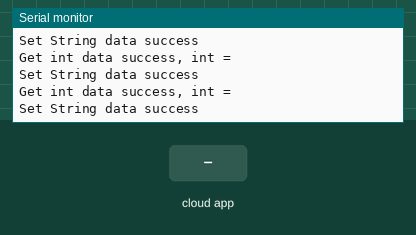
Recording of a sketch running on a simulated ESP32. On the bench: the last lines printed to the serial monitor. The test bench sets the inputs (shaded band). WiFi joins after 1.5 s; servers stay silent unless stated; the Firebase database answers and starts empty.

Above: at 2.7 s.
2.8 s: the phone or cloud app sets opentimeminute to 0
At 3.14 s:
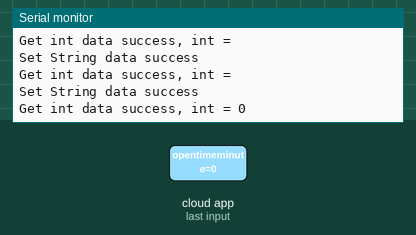
4.3 s: the phone or cloud app sets opentimeminute to 1
At 4.64 s:
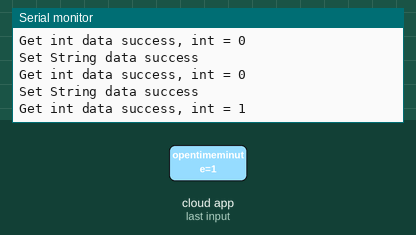

Measured:
- after the input at 2.8 s, the serial monitor: prints a new line after 0.21 s (image 1)
- after the input at 4.3 s, the serial monitor: prints a new line after 0.21 s (image 2)

The sketch:

ESP32-firebase-example.ino
```cpp
//https://github.com/mobizt/Firebase-ESP32
#include <WiFi.h>
#include <FirebaseESP32.h>

//Provide the token generation process info.
#include "addons/TokenHelper.h"

/* 1. Define the WiFi credentials */
#define WIFI_SSID "MICS_LAB"
#define WIFI_PASSWORD "nlhsmics306"

/* 2. Define the API Key */
#define API_KEY "AIzaSyCb6FUrKcXm2vlo-Rd2qUmi4B4xRifbjpA"

/* 3. Define the RTDB URL */
#define DATABASE_URL "https://security-system-9a73d-default-rtdb.firebaseio.com/" //<databaseName>.firebaseio.com or <databaseName>.<region>.firebasedatabase.app

/* 4. Define the user Email and password that alreadey registerd or added in your project */
#define DATABASE_SECRET "kp6ASeT23IWKSJt6pnKIhgNNO839oQ6LUGvtNTVM"

/* 5. Define FirebaseESP8266 data object for data sending and receiving */
FirebaseData fbdo;

/* 6. Define the FirebaseAuth data for authentication data */
FirebaseAuth auth;

/* 7. Define the FirebaseConfig data for config data */
FirebaseConfig config;

void setup()
{

  Serial.begin(115200);

  WiFi.begin(WIFI_SSID, WIFI_PASSWORD);
  Serial.print("Connecting to Wi-Fi");
  while (WiFi.status() != WL_CONNECTED) {
    Serial.print(".");
    delay(300);
  }
  Serial.println();
  Serial.print("Connected with IP: ");
  Serial.println(WiFi.localIP());
  Serial.println();

  /* 8. Assign the api key (required) */
  config.api_key = API_KEY;

  /* 10. Assign the RTDB URL (required) */
  config.database_url = DATABASE_URL;

  /* 11. Assign the callback function for the long running token generation task */
  config.token_status_callback = tokenStatusCallback; //see addons/TokenHelper.h

  //Or use legacy authenticate method
  Firebase.begin(DATABASE_URL, DATABASE_SECRET);

  /* 13. Enable auto reconnect the WiFi when connection lost */
  Firebase.reconnectWiFi(true);
}

void loop() {
  /* 14. Check the ready state of Firebase before calling other functions that related to data transfer */
  if (Firebase.ready()) {
    /* 15. Try to set int data to Firebase */
    //The set function returns bool for the status of operation
    //fbdo requires for sending the data and pass as the pointer
    if (Firebase.setString(fbdo, "/Security_System_firebase/opentimehour", "69")) {
      //Success
      Serial.println("Set String data success");
    } else {
      //Failed?, get the error reason from fbdo

      Serial.print("Error in setString, ");
      Serial.println(fbdo.errorReason());
    }

    /* 16. Try to get int data from Firebase */
    //The get function returns bool for the status of operation
    //fbdo requires for receiving the data
    if (Firebase.getString(fbdo, "/Security_System_firebase/opentimeminute")) {
      //Success
      Serial.print("Get int data success, int = ");
      Serial.println(fbdo.stringData());
    } else {
      //Failed?, get the error reason from fbdo

      Serial.print("Error in getInt, ");
      Serial.println(fbdo.errorReason());
    }
  }
}
```
